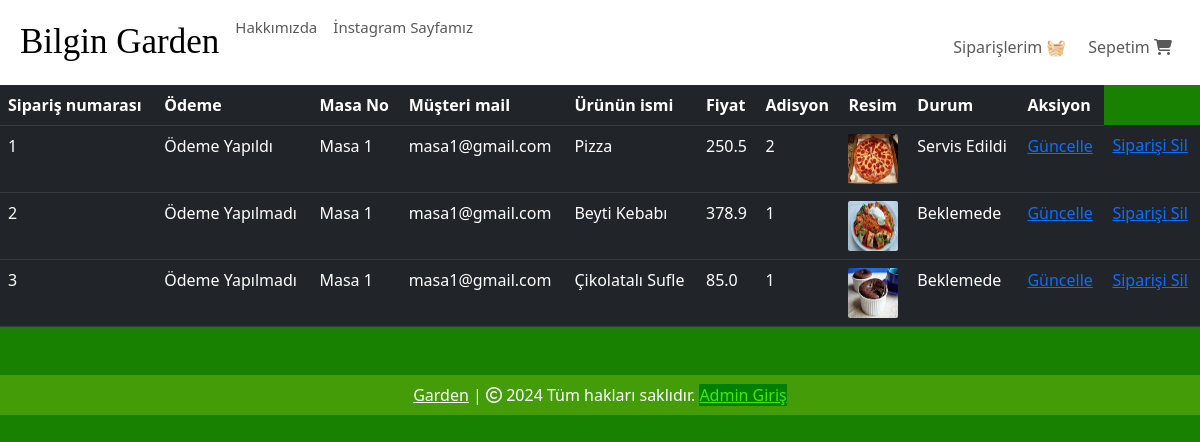
The page /view-orders (signed in) on the database its author committed.
### website/models.py (models this page shows, shortened)
class Order(db.Model):
    id = db.Column(db.Integer, primary_key=True)
    quantity = db.Column(db.Integer, nullable=False)
    price = db.Column(db.Float, nullable=False)
    status = db.Column(db.String(100), nullable=True)
    Payment = db.Column(db.String(100), nullable=True)
    customer_link = db.Column(db.Integer, db.ForeignKey('customer.id'), nullable=True)
    product_link = db.Column(db.Integer, db.ForeignKey('product.id'), nullable=False)

class Customer(db.Model, UserMixin):
    id = db.Column(db.Integer, primary_key=True)
    email = db.Column(db.String(100), unique=True)
    username = db.Column(db.String(100))
    password_hash = db.Column(db.String(150))
    date_joined = db.Column(db.DateTime(), default=datetime.utcnow)
    MasaNo = db.Column(db.Integer)
    cart_items = db.relationship('Cart', backref=db.backref('customer', lazy=True))
    orders = db.relationship('Order', backref=db.backref('customer', lazy=True))
    @property
    def password(self):
        raise AttributeError('Password is not a readable Attribute')

class Product(db.Model):
    id = db.Column(db.Integer, primary_key=True)
    product_name = db.Column(db.String(100), nullable=False)
    current_price = db.Column(db.Float, nullable=False)
    previous_price = db.Column(db.Float, nullable=False)
    in_stock = db.Column(db.Integer, nullable=False)
    product_picture = db.Column(db.String(1000), nullable=False)
    flash_sale = db.Column(db.Boolean, default=False)
    date_added = db.Column(db.DateTime, default=datetime.utcnow)
    salad = db.Column(db.Boolean, default=False)
    main = db.Column(db.Boolean, default=False)
    colddrink = db.Column(db.Boolean, default=False)
    hotdrink = db.Column(db.Boolean, default=False)
    desert = db.Column(db.Boolean, default=False)
    sneak = db.Column(db.Boolean, default=False)
    carts = db.relationship('Cart', backref=db.backref('product', lazy=True))
    orders = db.relationship('Order', backref=db.backref('product', lazy=True))

### website/admin.py (the view)
@admin.route('/view-orders')
@login_required
def order_view():
    if current_user.id == 6:
        orders = Order.query.all()
        return render_template('view_orders.html', orders=orders)
    return render_template('404.html')

### website/templates/view_orders.html (shortened to what this page needs)
{% extends 'base.html' %}
{% block body %}
<table class="table table-dark table-hover">
    <thead>
        <tr>
            <th scope="col">Sipariş numarası</th>
            <th scope="col">Ödeme </th>
            <th scope="col">Masa No</th>
            <th scope="col">Müşteri mail</th>
            <th scope="col">Ürünün ismi</th>
            <th scope="col">Fiyat</th>
            <th scope="col">Adisyon</th>
            <th scope="col">Resim</th>
            <th scope="col">Durum</th>
            <th scope="col">Aksiyon</th>
        </tr>
    </thead>
    <tbody>
        {% for order in orders %}
        <tr>
            <td>{{ order.id }}</td>
            <td>{{ order.Payment }}</td>
            <td>{{ order.customer.username }}</td>
            <td>{{ order.customer.email }}</td>
            <td>{{ order.product.product_name }}</td>
            <td>{{ order.price }}</td>
            <td>{{ order.quantity }}</td>
            <td><img src="{{ order.product.product_picture }}" alt="" style="height: 50px; width: 50px; border-radius: 2px;"></td>
            <td>{{ order.status}}</td>
            <td>
                <a href="/update-order/{{ order.id }}">Güncelle</a>
            </td>
            <td>
                <a href="/remove-order/{{ order.id }}">Siparişi Sil</a>
            </td>
        </tr>
        {% endfor %}
    </tbody>
</table>
{% endblock %}

### rows shown on the page
Order: id "1", Payment "Ödeme Yapıldı", customer.username "Masa 1", customer.email "masa1@gmail.com", product.product_name "Pizza", price "250.5", quantity "2", product.product_picture (picture), status "Servis Edildi"
Order: id "2", Payment "Ödeme Yapılmadı", customer.username "Masa 1", customer.email "masa1@gmail.com", product.product_name "Beyti Kebabı", price "378.9", quantity "1", product.product_picture (picture), status "Beklemede"
Order: id "3", Payment "Ödeme Yapılmadı", customer.username "Masa 1", customer.email "masa1@gmail.com", product.product_name "Çikolatalı Sufle", price "85.0", quantity "1", product.product_picture (picture), status "Beklemede"
